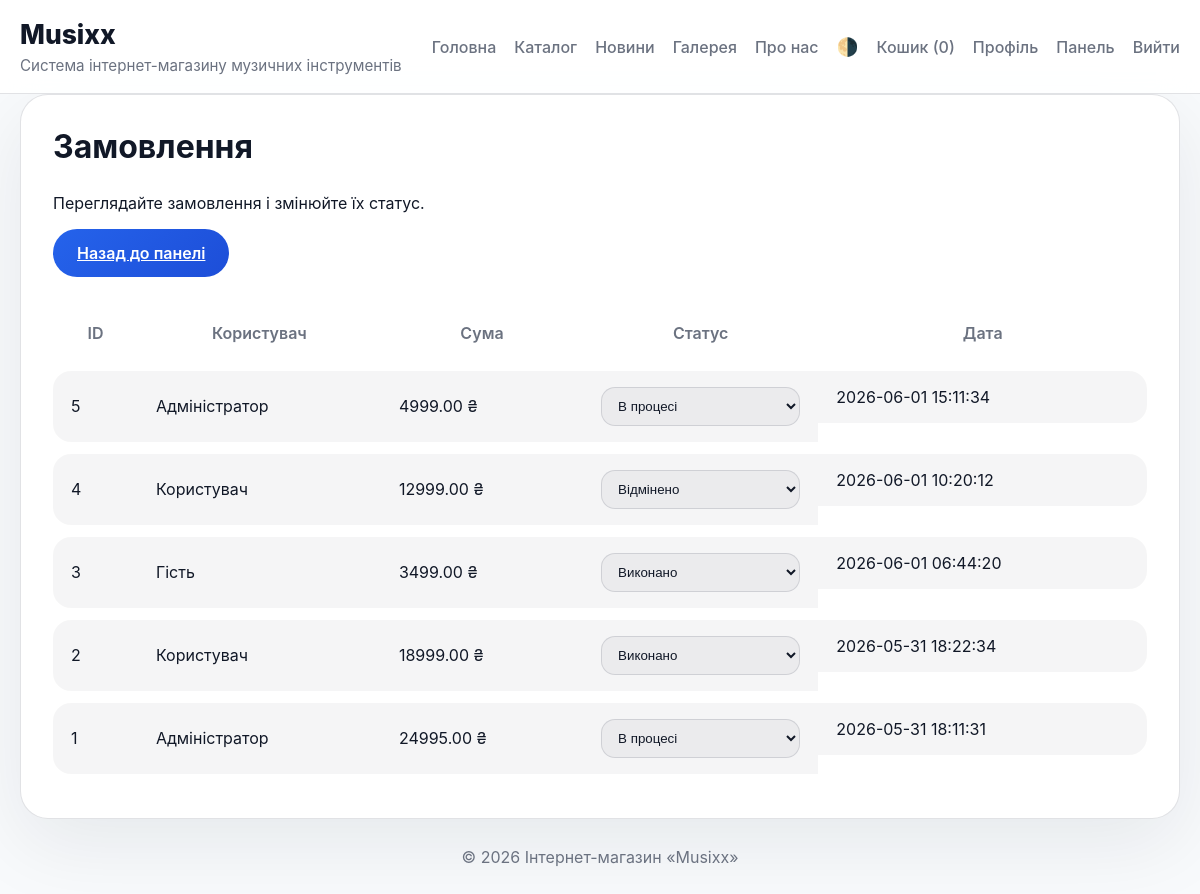
The app's page /index.php?route=module&name=orders (signed in), older data.
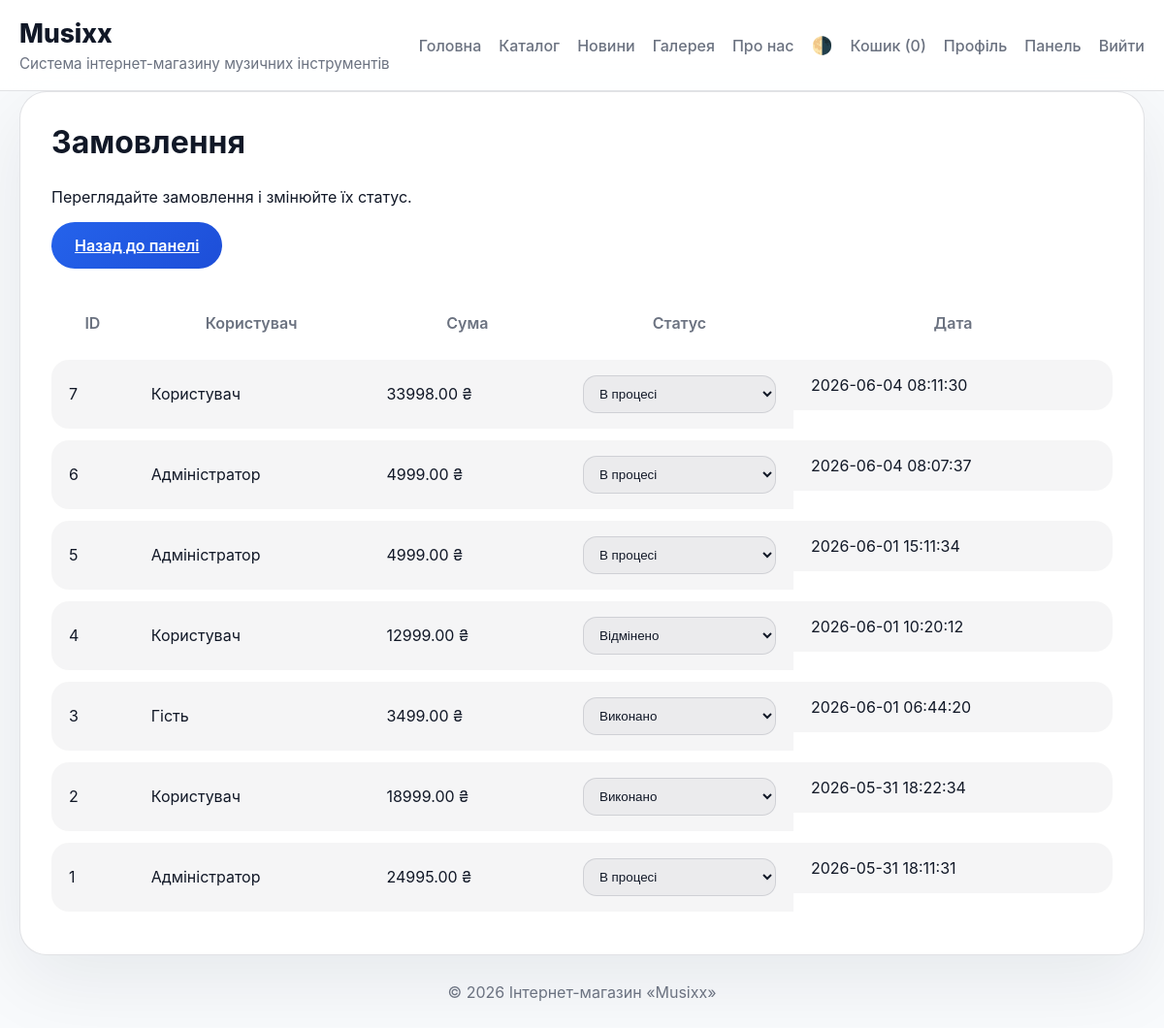
The same page, newer data.
### tables this page shows
CREATE TABLE orders (
    id INTEGER PRIMARY KEY AUTOINCREMENT,
    user_id INTEGER,
    total REAL NOT NULL,
    created_at TEXT NOT NULL
, status TEXT DEFAULT 'in_process');

CREATE TABLE users (
    id INTEGER PRIMARY KEY AUTOINCREMENT,
    name TEXT NOT NULL,
    email TEXT NOT NULL,
    role TEXT NOT NULL,
    registered TEXT NOT NULL
, login TEXT DEFAULT '', password TEXT DEFAULT '', avatar TEXT DEFAULT '');

### app/Core/Controller.php (called while the page is built, shortened)
<?php
class Controller
{
    protected function renderLayout(string $contentView, array $params = [])
    {
        $content = function () use ($contentView, $params) {
            extract($params, EXTR_SKIP);
            require __DIR__ . '/../Views/' . $contentView . '.php';
        };
        require __DIR__ . '/../Views/layout.php';
    }
}

### app/Controllers/AdminController.php (called while the page is built, shortened)
<?php
require_once __DIR__ . '/../Core/Controller.php';
require_once __DIR__ . '/../Core/Auth.php';
class AdminController extends Controller
{
    private $modules = [
        'products' => 'Каталог продукції',
        'orders' => 'Замовлення',
        'news' => 'Новини',
        'users' => 'Користувачі сайту',
        'gallery' => 'Фотогалерея'
    ];
    public function module()
    {
        $module = $_GET['name'] ?? 'products';
        $data = $this->loadModuleData($module);
        $params = [
            'module' => $module,
            'title' => $this->modules[$module],
            'items' => $data
        ];
        $this->renderLayout('admin/' . $module, $params);
    }
    private function loadModuleData(string $module): array
    {
        switch ($module) {
            case 'orders':
                $db = Database::getInstance()->getConnection();
                $stmt = $db->query('SELECT o.id, o.user_id, o.total, o.status, o.created_at, u.name AS user_name FROM orders o LEFT JOIN users u ON u.id = o.user_id ORDER BY o.created_at DESC');
                return $stmt->fetchAll(PDO::FETCH_ASSOC);
        }
    }
}

### app/Core/Auth.php (called while the page is built, shortened)
<?php
class Auth
{
    public static function check(): bool
    {
        return !empty($_SESSION[self::SESSION_ROLE]);
    }
    public static function isAdmin(): bool
    {
        return isset($_SESSION[self::SESSION_ROLE]) && $_SESSION[self::SESSION_ROLE] === 'admin';
    }
    public static function getUserName(): ?string
    {
        return $_SESSION[self::SESSION_NAME] ?? null;
    }
}

### app/Core/Database.php (called while the page is built, shortened)
<?php
class Database
{
    private static $instance = null;
    private $pdo;
    private function __construct()
    {
        $path = __DIR__ . '/../../db/database.sqlite';
        $this->pdo = new PDO('sqlite:' . $path);
        $this->pdo->setAttribute(PDO::ATTR_ERRMODE, PDO::ERRMODE_EXCEPTION);
        $this->pdo->exec('PRAGMA foreign_keys = ON');
        $this->initialize();
    }
    public static function getInstance(): Database
    {
        if (self::$instance === null) {
            self::$instance = new Database();
        }
        return self::$instance;
    }
    private function initialize()
    {
        $this->syncJsonFilesFromDatabase();
    }
    private function syncJsonFilesFromDatabase()
    {
        $tables = ['products', 'news', 'users', 'gallery', 'pages'];
        foreach ($tables as $table) {
            $stmt = $this->pdo->query('SELECT * FROM ' . $table . ' ORDER BY id ASC');
            $items = $stmt->fetchAll(PDO::FETCH_ASSOC);
        }
    }
    private function normalizeUserRoles()
    {
        $this->pdo->exec("UPDATE users SET role = 'user' WHERE role NOT IN ('admin', 'user') OR role IS NULL OR role = ''");
    }
}

### app/Views/admin/orders.php (the view)
<section class="admin-module admin-orders">
    <div class="module-header">
        <div>
            <h1><?= htmlspecialchars($title) ?></h1>
            <p>Переглядайте замовлення і змінюйте їх статус.</p>
        </div>
        <div class="admin-actions">
            <a class="button" href="index.php?route=admin">Назад до панелі</a>
        </div>
    </div>
    <div class="table-wrap">
        <table class="data-table" data-module="orders">
            <thead>
                <tr>
                    <th>ID</th>
                    <th>Користувач</th>
                    <th>Сума</th>
                    <th>Статус</th>
                    <th>Дата</th>
                </tr>
            </thead>
            <tbody>
                <?php foreach ($items as $item): ?>
                    <tr data-id="<?= intval($item['id']) ?>">
                        <td><?= intval($item['id']) ?></td>
                        <td><?= htmlspecialchars($item['user_name'] ?: 'Гість') ?></td>
                        <td><?= htmlspecialchars(number_format((float) $item['total'], 2, '.', '')) ?> ₴</td>
                        <td>
                            <select class="order-status" data-id="<?= intval($item['id']) ?>">
                                <option value="in_process" <?= $item['status'] === 'in_process' ? 'selected' : '' ?>>В процесі</option>
                                <option value="completed" <?= $item['status'] === 'completed' ? 'selected' : '' ?>>Виконано</option>
                                <option value="cancelled" <?= $item['status'] === 'cancelled' ? 'selected' : '' ?>>Відмінено</option>
                            </select>
                        </td>
                        <td><?= htmlspecialchars($item['created_at']) ?></td>
                    </tr>
                <?php endforeach; ?>
            </tbody>
        </table>
    </div>
</section>

### index.php (shortened to what this page needs)
<?php
require_once __DIR__ . '/app/Core/Database.php';
require_once __DIR__ . '/app/Core/Controller.php';
require_once __DIR__ . '/app/Core/Auth.php';
require_once __DIR__ . '/app/Controllers/AdminController.php';
$path = isset($_GET['route']) ? $_GET['route'] : 'home';
switch ($path) {
    case 'module':
        $controller = new AdminController();
        $controller->module();
        break;
}

### app/Views/layout.php (shortened to what this page needs)
<!DOCTYPE html>
<html lang="uk">
<head>
    <link rel="stylesheet" href="assets/css/style.css">
</head>
<body data-user-role="<?= Auth::isAdmin() ? 'admin' : (Auth::check() ? 'user' : 'guest') ?>" data-user-name="<?= htmlspecialchars(Auth::getUserName() ?? '', ENT_QUOTES, 'UTF-8') ?>">
<header class="site-header">
    <div class="container header-inner">
        <div>
            <a href="index.php" class="brand">Musixx</a>
            <p class="subtitle">Система інтернет-магазину музичних інструментів</p>
        </div>
        <nav>
            <a href="index.php">Головна</a>
            <a href="index.php?route=catalog">Каталог</a>
            <a href="index.php?route=news">Новини</a>
            <a href="index.php?route=gallery">Галерея</a>
            <a href="index.php?route=page&slug=about-us">Про нас</a>
            <a href="javascript:void(0)" id="theme-toggle" title="Перемкнути тему">🌗</a>
            <a href="javascript:void(0)" id="cart-link">Кошик (<span id="cart-count">0</span>)</a>
            <?php if (Auth::check()): ?>
                <a href="index.php?route=profile">Профіль</a>
                <?php if (Auth::isAdmin()): ?>
                    <a href="index.php?route=admin">Панель</a>
                <?php endif; ?>
                <a href="index.php?route=logout">Вийти</a>
            <?php else: ?>
                <a href="index.php?route=login">Увійти</a>
                <a href="index.php?route=register">Реєстрація</a>
            <?php endif; ?>
        </nav>
    </div>
</header>
<main class="container">
    <?php $content(); ?>
</main>
<footer class="footer">
    <div class="container">© 2026 Інтернет-магазин «Musixx»</div>
</footer>
</body>
</html>

### assets/css/style.css (style rules this page uses)
:root { --bg: #f8fafc; --surface: #ffffff; --surface-soft: rgba(15, 23, 42, 0.04); --text: #111827; --text-muted: #6b7280; --primary: #2563eb; --primary-dark: #1d4ed8; --accent: #1d4ed8; --border: rgba(15, 23, 42, 0.12); --shadow: 0 24px 80px rgba(15, 23, 42, 0.08); }
* { box-sizing: border-box; }
html { scroll-behavior: smooth; }
body { margin: 0; min-height: 100vh; font-family: 'Inter', system-ui, -apple-system, BlinkMacSystemFont, 'Segoe UI', sans-serif; background: var(--bg); color: var(--text); }
.container { width: min(1240px, 100% - 40px); margin: 0 auto; }
.site-header { padding: 18px 0; position: sticky; top: 0; z-index: 20; backdrop-filter: blur(18px); background: rgba(255, 255, 255, 0.9); border-bottom: 1px solid var(--border); }
.header-inner { display: flex; align-items: center; justify-content: space-between; gap: 18px; }
.brand { font-size: 1.65rem; font-weight: 800; color: var(--text); text-decoration: none; }
.subtitle { margin: 6px 0 0; font-size: 0.95rem; color: var(--text-muted); }
nav { display: flex; align-items: center; gap: 18px; }
nav a { color: var(--text-muted); text-decoration: none; font-weight: 500; }
nav a#theme-toggle { font-size: 1.1rem; }
.profile-page, .admin-orders { padding: 24px 0; }
.data-table select.order-status { width: 100%; padding: 10px 12px; border-radius: 14px; border: 1px solid var(--border); background: var(--surface-soft); color: var(--text); cursor: pointer; position: relative; z-index: 99; }
select option { background-color: #0c152b !important; color: #f8fafc !important; }
html:not([data-theme='dark']) select option { background-color: #ffffff !important; color: #111827 !important; }
nav a#cart-link { position: relative; }
button, .button { border: none; border-radius: 999px; background: linear-gradient(135deg, var(--primary), var(--primary-dark)); color: #fff; font-weight: 600; padding: 14px 24px; cursor: pointer; display: inline-flex; align-items: center; justify-content: center; }
.admin-panel, .auth-card, .admin-module { background: var(--surface); border: 1px solid var(--border); box-shadow: var(--shadow); border-radius: 28px; padding: 32px; }
.admin-panel h1, .auth-card h1, .admin-module h1 { margin-top: 0; font-size: 2rem; }
.data-table td:last-child { display: flex; flex-direction: column; gap: 8px; align-items: stretch; min-width: 130px; }
.data-table { width: 100%; border-collapse: separate; border-spacing: 0 12px; margin-top: 18px; }
.data-table th, .data-table td { border: none; padding: 16px 18px; background: var(--surface-soft); color: var(--text); overflow: visible !important; }
.data-table th { background: transparent; color: var(--text-muted); font-weight: 600; }
.data-table tr { position: relative; }
.data-table tr th:first-child, .data-table tr td:first-child { border-top-left-radius: 18px; border-bottom-left-radius: 18px; }
.data-table tr th:last-child, .data-table tr td:last-child { border-top-right-radius: 18px; border-bottom-right-radius: 18px; }
.table-wrap { overflow-x: visible; }
.footer { padding: 28px 0; color: var(--text-muted); text-align: center; }

Row changes from the older to the newer data that the page shows:
added orders: id "7", user.name "Користувач", total "33998.00", status+id "В процесі", created_at "2026-06-04 08:11:30"
added orders: id "6", user.name "Адміністратор", total "4999.00", status+id "В процесі", created_at "2026-06-04 08:07:37"
